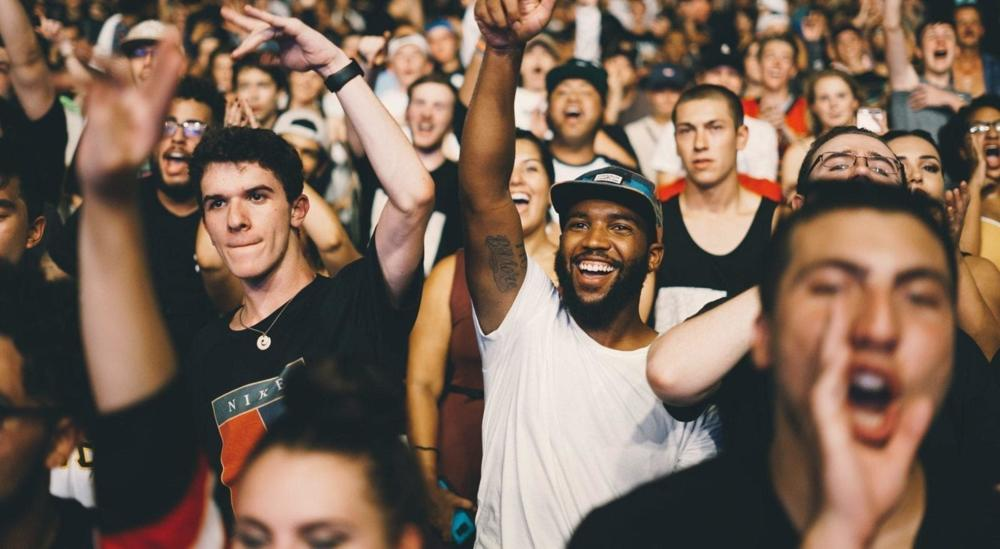
#> input picture figures/crowd/crowd_1000.jpeg, 1000 x 549 px
$ python compressor1d_simple.py
#> lines starting #> are read from the running program, lines starting #| are printed output that depends on the picture
import numpy as np
import cv2
from matplotlib import pyplot as plt

name = 'crowd'
img = cv2.imread(f'figures/{name}/{name}_1000.jpeg', cv2.IMREAD_GRAYSCALE)
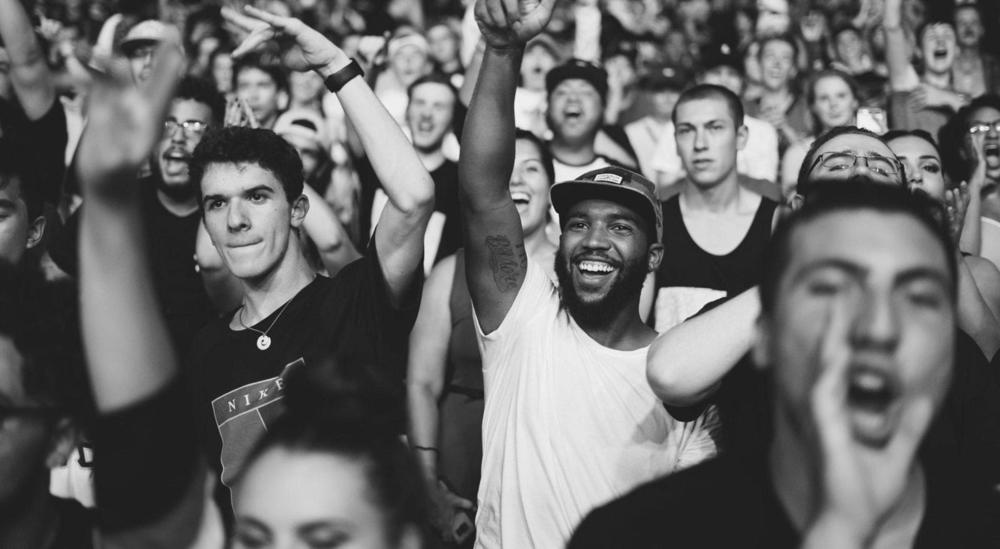
#> img: shape (549, 1000); min 13, max 252, mean 104.6

percentage_remaining = 0.05

dft_cols = np.apply_along_axis(np.fft.fft, 0, img)
dft_cols_2 = dft_cols.copy()
dft_cols[int(img.shape[0]*percentage_remaining/2)+2:-int(img.shape[0]*percentage_remaining/2), :] = 0
idft_cols = np.apply_along_axis(np.fft.ifft, 0, dft_cols)

dft_rows = np.apply_along_axis(np.fft.fft, 1, img)
dft_rows_2 = dft_rows.copy()
dft_rows[:, int(img.shape[1]*percentage_remaining/2)+2:-int(img.shape[1]*percentage_remaining/2)] = 0
idft_rows = np.apply_along_axis(np.fft.ifft, 1, dft_rows)

plt.subplot(121),plt.imshow(np.abs(idft_rows), cmap = 'gray')
plt.title(f'Inverse Transformed Image\n(1D-DFT by row, actual lowest {percentage_remaining*100}% frequencies remaining)')
plt.xticks([]), plt.yticks([])

plt.subplot(122),plt.imshow(np.abs(idft_cols), cmap = 'gray')
plt.title(f'Inverse Transformed Image\n(1D-DFT by column, actual lowest {percentage_remaining*100}% frequencies remaining)')
plt.xticks([]), plt.yticks([])

fig = plt.gcf()
fig.subplots_adjust(left=0.02, top=0.96, right=0.98, bottom=0.02)
fig.subplots_adjust(wspace=0.05)

figManager = plt.get_current_fig_manager()
# figManager.resize(2400, 2000)
for ax in fig.get_axes(): ax.set_frame_on(False)
plt.tight_layout(pad=0.75)
plt.subplots_adjust(left=0, right=1)
# plt.savefig(f'compressor1d.png')

plt.show()
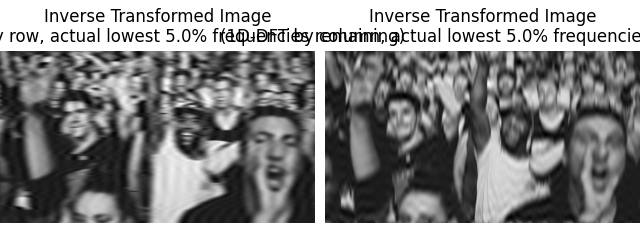
#> figure drawn by matplotlib, 2 panels
